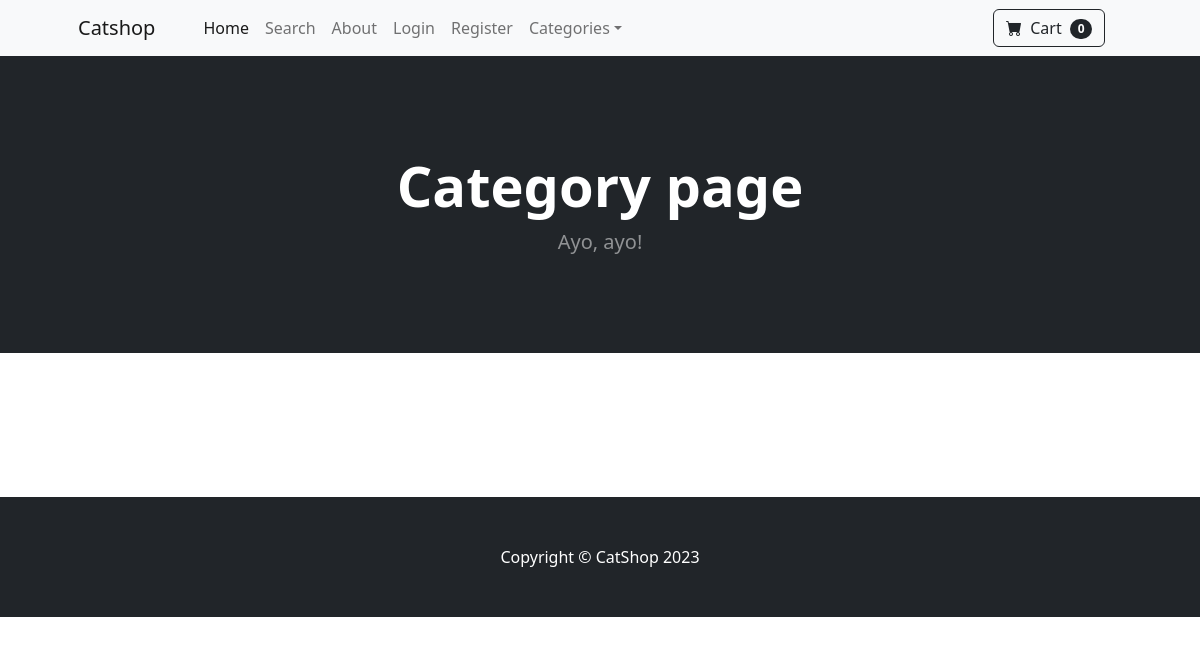
The app's page /category/Cat toys, older data.
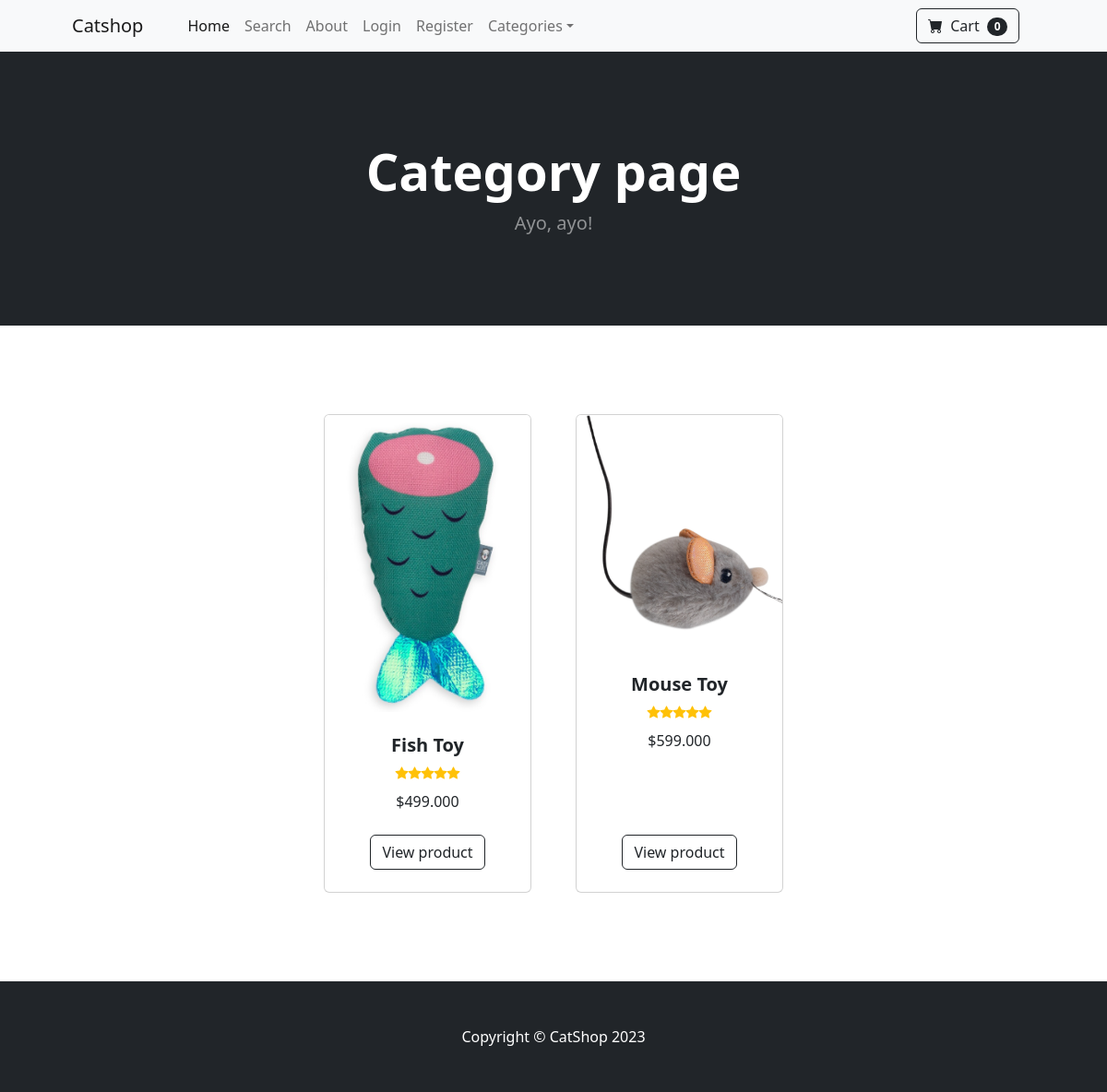
The same page, newer data.
### store/models.py (models this page shows, shortened)
class Product(models.Model):
    name = models.CharField(max_length=50)
    price = models.DecimalField(default=0, decimal_places=3, max_digits=7)
    category = models.ForeignKey(Category, on_delete=models.CASCADE, default=1)
    is_sale = models.BooleanField(default=False)
    sale_price = models.DecimalField(default=0, decimal_places=3, max_digits=7)
    description = models.CharField(max_length=300, default='Product has no description', blank=True, null=True)
    image = models.ImageField(upload_to='uploads/product/')

### store/views.py (the view)
# urls.py: path('category/<str:foo>', views.category, name='category'),
def category(request, foo):
    foo = foo.replace('-', ' ')
    try:
        cat = Category.objects.get(name=foo)
        prods = Product.objects.filter(category=cat)
        return render(request, 'category.html', {'products': prods, 'category' : cat})
    except Category.DoesNotExist:
        messages.success(request, "This category does not exist!")
        return redirect('home')
    except Exception as e:
        messages.error(request, "An unexpected error occurred.")
        return redirect('home')

### cart/cart.py (called while the page is built)
    def __len__(self):
        return len(self.cart)

### cart/context_processors.py (called while the page is built)
def cart(request):
    return {'cart':Cart(request)}

### store/context_processors.py (called while the page is built)
def categories(request):
    categories = Category.objects.all()
    return {'categories': categories}

### store/templates/category.html
{% extends 'base.html' %}
{% load static %}
{% block content %}
<header class="bg-dark py-5">
    <div class="container px-4 px-lg-5 my-5">
        <div class="text-center text-white">
            <h1 class="display-4 fw-bolder">Category page </h1>
            <p class="lead fw-normal text-white-50 mb-0">Ayo, ayo!</p>
        </div>
    </div>
</header>
<section class="py-5">
    <div class="container px-4 px-lg-5 mt-5">
        <div class="row gx-4 gx-lg-5 row-cols-2 row-cols-md-3 row-cols-xl-4 justify-content-center">
            {% for product in products %}
                {% if product.is_sale %}
                     <div class="col mb-5">
                        <div class="card h-100">
                            <div class="badge bg-dark text-white position-absolute" style="top: 0.5rem; right: 0.5rem">Sale</div>
                            <img class="card-img-top" src="{{ product.image.url }}" alt="..." />
                            <div class="card-body p-4">
                                <div class="text-center">
                                    <h5 class="fw-bolder">{{ product.name }}</h5>
                                    <div class="d-flex justify-content-center small text-warning mb-2">
                                        <div class="bi-star-fill"></div>
                                        <div class="bi-star-fill"></div>
                                        <div class="bi-star-fill"></div>
                                        <div class="bi-star-fill"></div>
                                        <div class="bi-star-fill"></div>
                                    </div>
                                    <strike>${{ product.price }}</strike>
                                    &nbsp;
                                    ${{ product.sale_price }}
                                </div>
                            </div>
                            <div class="card-footer p-4 pt-0 border-top-0 bg-transparent">
                                <div class="text-center"><a class="btn btn-outline-dark mt-auto" href="{% url 'product' product.id %}">View product</a></div>
                            </div>
                        </div>
                    </div>
                {% else %}
                    <div class="col mb-5">
                        <div class="card h-100">
                            <img class="card-img-top" src="{{ product.image.url }}" alt="..." />
                            <div class="card-body p-4">
                                <div class="text-center">
                                    <h5 class="fw-bolder">{{ product.name }}</h5>
                                    <div class="d-flex justify-content-center small text-warning mb-2">
                                        <div class="bi-star-fill"></div>
                                        <div class="bi-star-fill"></div>
                                        <div class="bi-star-fill"></div>
                                        <div class="bi-star-fill"></div>
                                        <div class="bi-star-fill"></div>
                                    </div>
                                    ${{ product.price }}
                                </div>
                            </div>
                            <div class="card-footer p-4 pt-0 border-top-0 bg-transparent">
                                <div class="text-center"><a class="btn btn-outline-dark mt-auto" href="{% url 'product' product.id %}">View product</a></div>
                            </div>
                        </div>
                    </div>
                {% endif %}
            {% endfor %}
        </div>
    </div>
</section>
{% endblock %}

Row changes from the older to the newer data that the page shows:
added Product: image (picture), name "Fish Toy", price "499.000"
added Product: image (picture), name "Mouse Toy", price "599.000"
